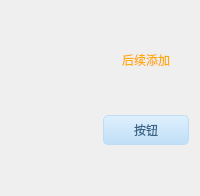
    <widget class="QFrame" name="frame15">
     <property name="styleSheet">
      <string notr="true">QFrame #frame15
{
background:transparent;border:1px solid white;
}</string>
     </property>
     <layout class="QGridLayout" name="gridLayout_15">
      <item row="0" column="1">
       <spacer name="verticalSpacer_43">
        <property name="orientation">
         <enum>Qt::Vertical</enum>
        </property>
        <property name="sizeHint" stdset="0">
         <size>
          <width>20</width>
          <height>40</height>
         </size>
        </property>
       </spacer>
      </item>
      <item row="3" column="1">
       <widget class="QPushButton" name="pushButton_13">
        <property name="sizePolicy">
         <sizepolicy hsizetype="Preferred" vsizetype="Preferred">
          <horstretch>0</horstretch>
          <verstretch>0</verstretch>
         </sizepolicy>
        </property>
        <property name="minimumSize">
         <size>
          <width>50</width>
          <height>27</height>
         </size>
        </property>
        <property name="maximumSize">
         <size>
          <width>150</width>
          <height>90</height>
         </size>
        </property>
        <property name="styleSheet">
         <string notr="true">QPushButton,.QToolButton{
border-style:none;
border:1px solid #C0DCF2;
color:#386487;
padding:5px;
min-height:15px;
border-radius:5px;
background:qlineargradient(spread:pad,x1:0,y1:0,x2:0,y2:1,stop:0 #DEF0FE,stop:1 #C0DEF6);
font: 10pt &quot;迷你简小标宋&quot;;
}

QPushButton:hover,.QToolButton:hover{
background:qlineargradient(spread:pad,x1:0,y1:0,x2:0,y2:1,stop:0 #F2F9FF,stop:1 #DAEFFF);
}

QPushButton:pressed,.QToolButton:pressed{
background:qlineargradient(spread:pad,x1:0,y1:0,x2:0,y2:1,stop:0 #DEF0FE,stop:1 #C0DEF6);
}</string>
        </property>
        <property name="text">
         <string>按钮</string>
        </property>
       </widget>
      </item>
      <item row="1" column="1" alignment="Qt::AlignHCenter">
       <widget class="QLabel" name="label_26">
        <property name="styleSheet">
         <string notr="true">font: 12pt &quot;迷你简行楷碑&quot;;
color: rgb(255, 170, 0);</string>
        </property>
        <property name="text">
         <string>后续添加</string>
        </property>
       </widget>
      </item>
      <item row="1" column="0" rowspan="3">
       <widget class="QLabel" name="label_25">
        <property name="minimumSize">
         <size>
          <width>80</width>
          <height>80</height>
         </size>
        </property>
        <property name="maximumSize">
         <size>
          <width>180</width>
          <height>200</height>
         </size>
        </property>
        <property name="text">
         <string/>
        </property>
        <property name="pixmap">
         <pixmap resource="../../../res.qrc">:/res/res/image/image.png</pixmap>
        </property>
        <property name="scaledContents">
         <bool>true</bool>
        </property>
       </widget>
      </item>
      <item row="2" column="1">
       <spacer name="verticalSpacer_46">
        <property name="orientation">
         <enum>Qt::Vertical</enum>
        </property>
        <property name="sizeHint" stdset="0">
         <size>
          <width>20</width>
          <height>40</height>
         </size>
        </property>
       </spacer>
      </item>
      <item row="4" column="1">
       <spacer name="verticalSpacer_47">
        <property name="orientation">
         <enum>Qt::Vertical</enum>
        </property>
        <property name="sizeHint" stdset="0">
         <size>
          <width>20</width>
          <height>40</height>
         </size>
        </property>
       </spacer>
      </item>
     </layout>
    </widget>
